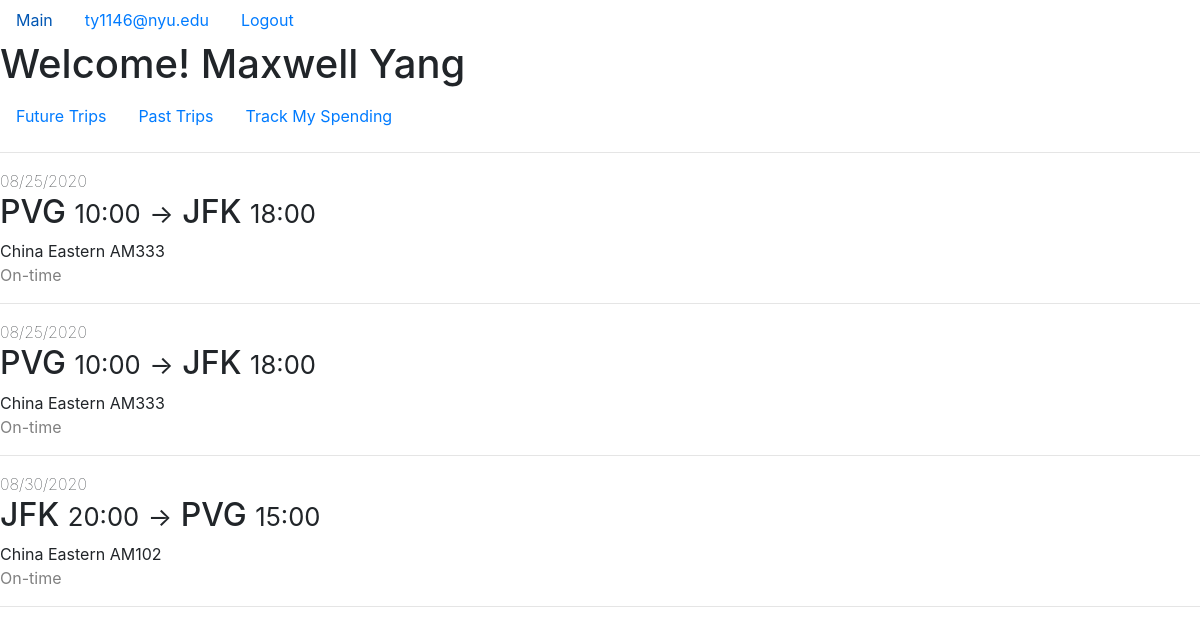
/customerFutureFlights (signed in), run on an earlier commit of the app's database.
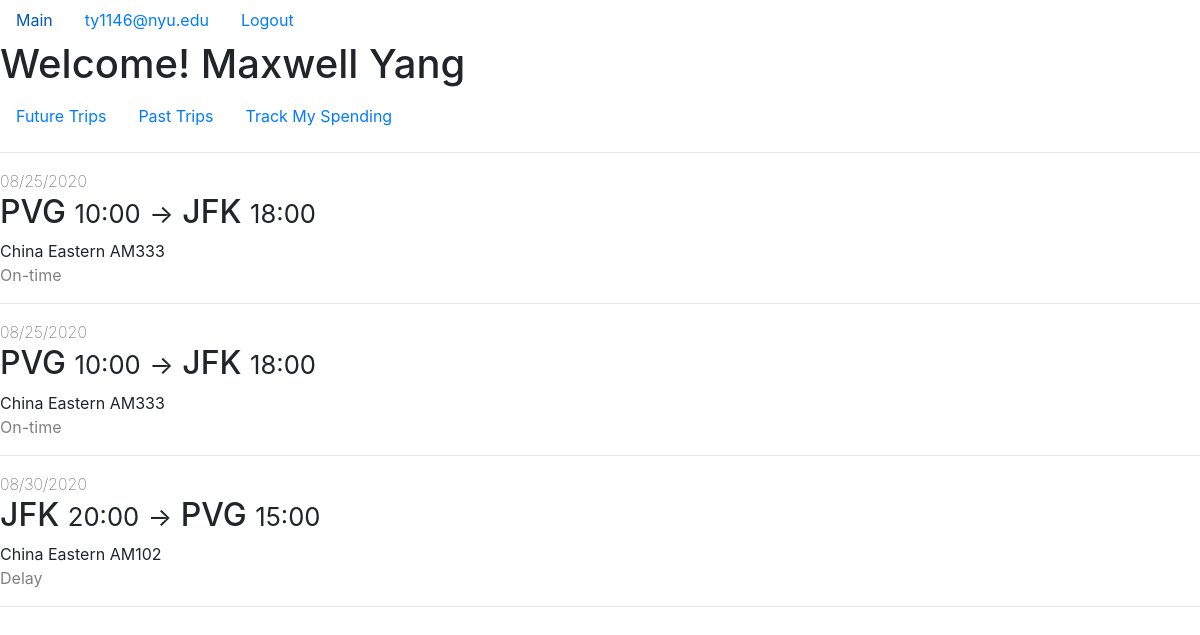
And on a later commit of the database.
### app/models.py (models this page shows, shortened)
class Customer(db.Model, UserMixin):
    email = db.Column(db.String(120), primary_key=True)
    password = db.Column(db.String(60), nullable=False)
    name = db.Column(db.String(100), nullable=False)
    building = db.Column(db.String(20), nullable=False)
    street = db.Column(db.String(20), nullable=False)
    city = db.Column(db.String(20), nullable=False)
    state = db.Column(db.String(20), nullable=False)
    phone = db.Column(db.String(20), nullable=False)
    passport_number = db.Column(db.String(20),nullable=False)
    passport_expire = db.Column(db.Date, nullable=False)
    passport_country = db.Column(db.String(20), nullable=False)
    date_of_birth = db.Column(db.Date, nullable=False)
    tickets = db.relationship("Ticket", backref="customer", lazy=True)
    def get_id(self):
        return self.email
    def get_user_type(self):
        return "Customer"

class Flight(db.Model):
    flight_num = db.Column(db.String(5), primary_key=True)
    depart_datetime = db.Column(db.DateTime, primary_key=True)
    airline_name = db.Column(db.String(20),
                             db.ForeignKey("airplane.airline_name"),
                             primary_key=True)
    depart_airport = db.Column(db.String(20),
                               db.ForeignKey("airport.name"),
                               nullable=False)
    arrival_datetime = db.Column(db.DateTime, nullable=False)
    arrival_airport = db.Column(db.String(20),
                                db.ForeignKey("airport.name"),
                                nullable=False)
    base_price = db.Column(db.Integer, nullable=False)
    airplane_id = db.Column(db.String(5),
                            db.ForeignKey("airplane.id"),
                            nullable=False)
    status = db.Column(db.String(10), nullable=False)
    tickets = db.relationship("Ticket",
                              backref="flight",
                              lazy=True,
                              primaryjoin='''and_(Flight.flight_num==Ticket.flight_num,
                                            Flight.depart_datetime==Ticket.depart_datetime,
                                            Flight.airline_name==Ticket.airline_name)''')

### app/routes.py (the view)
@app.route("/customerFutureFlights", methods=["GET"])
@login_required
def customer_future_flights():
    if (current_user.get_user_type() == "Staff"):
        return redirect(url_for("staff_future_flights"))
    all_tickets = Ticket.query.filter(
        Ticket.customer_email==current_user.email,
        Ticket.depart_datetime > datetime.datetime.now()
    ).all()
    flights = [ticket.flight for ticket in all_tickets]
    return render_template("customer_future_flights.html", flights=flights)

### app/models.py (called while the page is built)
@login_manager.user_loader
def load_user(user_id):
    result = Staff.query.get(user_id)
    if (result is None):
        return Customer.query.get(user_id)
    else:
        return result

### app/templates/customer_future_flights.html (shortened to what this page needs)
{% extends "customer_layout.html" %}
{% block home_content %}
    <hr>
    {% for flight in flights %}
        <div>
            <span style="font-weight:lighter">{{ flight.depart_datetime.strftime("%m/%d/%Y") }}</span><br>
            <h2>
                {{ flight.depart_airport }}
                <small>{{ flight.depart_datetime.strftime("%H:%M") }}</small>
                <small>-></small>
                {{ flight.arrival_airport }}
                <small>{{ flight.arrival_datetime.strftime("%H:%M") }}</small>
            </h2>
            <span>{{ flight.airline_name }} {{ flight.airplane_id }}</span><br>
            <span style="color:gray">{{ flight.status }}</span><br>
        </div>
        <hr>
    {% endfor %}
{% endblock %}

### app/templates/customer_layout.html
{% extends "layout.html" %}
{% block content %}
    <h1>Welcome! {{ current_user.name }}</h1>
    <ul class="nav">
        <li class="nav-item">
            <a class="nav-link" href="{{ url_for('customer_future_flights') }}"">Future Trips</a>
        </li>
        <li class="nav-item">
            <a class="nav-link" href="{{ url_for('customer_past_flights') }}">Past Trips</a>
        </li>
        <li>
            <a class="nav-link" href="{{ url_for('spending_track') }}">Track My Spending</a>
        </li>
    </ul>
    {% block home_content %}{% endblock %}
{% endblock content %}

### app/templates/layout.html (shortened to what this page needs)
<!DOCTYPE html>
<html lang="en">
<head>
    <link rel="stylesheet" href="https://stackpath.bootstrapcdn.com/bootstrap/4.4.1/css/bootstrap.min.css">
    <link rel="stylesheet" href="https://cdnjs.cloudflare.com/ajax/libs/Chart.js/2.9.3/Chart.min.css" />
</head>
<body>
    <ul class="nav">
        <li class="nav-item">
            <a class="nav-link" href="{{ url_for('home') }}">Main</a>
        </li>
        {% if current_user.is_authenticated %}
            <li class="nav-item">
                {% if current_user.get_user_type() == "Customer" %}
                    <a class="nav-link" href="{{ url_for('customer_future_flights') }}">{{ current_user.get_id() }}</a>
                {% else %}
                    <a class="nav-link" href="{{ url_for('staff_flights') }}">{{ current_user.get_id() }}</a>
                {% endif %}
            </li>
            <li class="nav-item">
                <a class="nav-link" href="{{ url_for('logout') }}">Logout</a>
            </li>
        {% endif %}
    </ul>
    {% block content %}{% endblock %}
</body>
</html>

What changed in the data, as far as the page shows it:
changed Flight "AM102": status "On-time" → "Delay"
